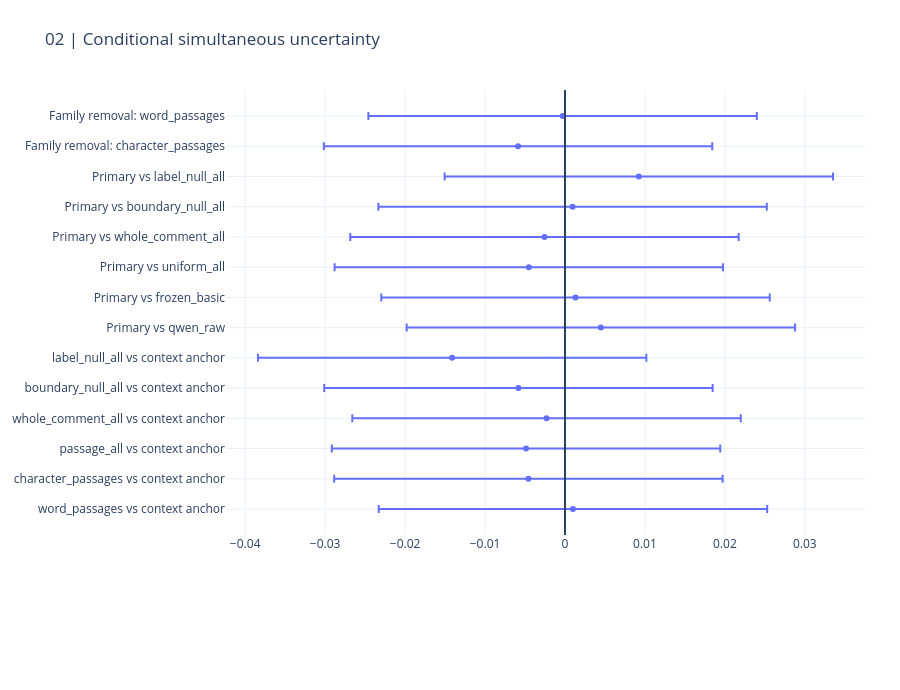

The code cell stored with this chart in its notebook:
### Markdown cell above
## 2. Conditional uncertainty

Per-policy results matter. Intervals cover registered within-round contrasts, not all project-wide adaptive decisions.

### Code cell
display(pd.DataFrame(RESULT["comparisons"]))
CHARTS[1].show(renderer="plotly_mimetype")

### Figure 1 — Plotly figure (JSON) as saved in the notebook; plotly's stock layout.template omitted (floating-point values rounded to 4 significant figures)
{"data": [{"error_x": {"array": [0.02429, 0.02429, 0.02429, 0.02429, 0.02429, 0.02429, 0.02429, 0.02429, 0.02429, 0.02429, 0.02429, 0.02429, 0.02429, 0.02429]}, "mode": "markers", "type": "scatter", "x": [0.0009981, -0.004576, -0.004873, -0.002308, -0.005822, -0.01411, 0.004491, 0.001316, -0.004526, -0.002565, 0.0009494, 0.009238, -0.005871, -0.0002972], "y": ["word_passages vs context anchor", "character_passages vs context anchor", "passage_all vs context anchor", "whole_comment_all vs context anchor", "boundary_null_all vs context anchor", "label_null_all vs context anchor", "Primary vs qwen_raw", "Primary vs frozen_basic", "Primary vs uniform_all", "Primary vs whole_comment_all", "Primary vs boundary_null_all", "Primary vs label_null_all", "Family removal: character_passages", "Family removal: word_passages"]}], "layout": {"height": 690, "margin": {"b": 155, "l": 145, "r": 35, "t": 90}, "shapes": [{"type": "line", "x0": 0, "x1": 0, "xref": "x", "y0": 0, "y1": 1, "yref": "y domain"}], "title": {"text": "02 | Conditional simultaneous uncertainty"}, "xaxis": {"automargin": true}, "yaxis": {"automargin": true}}}
